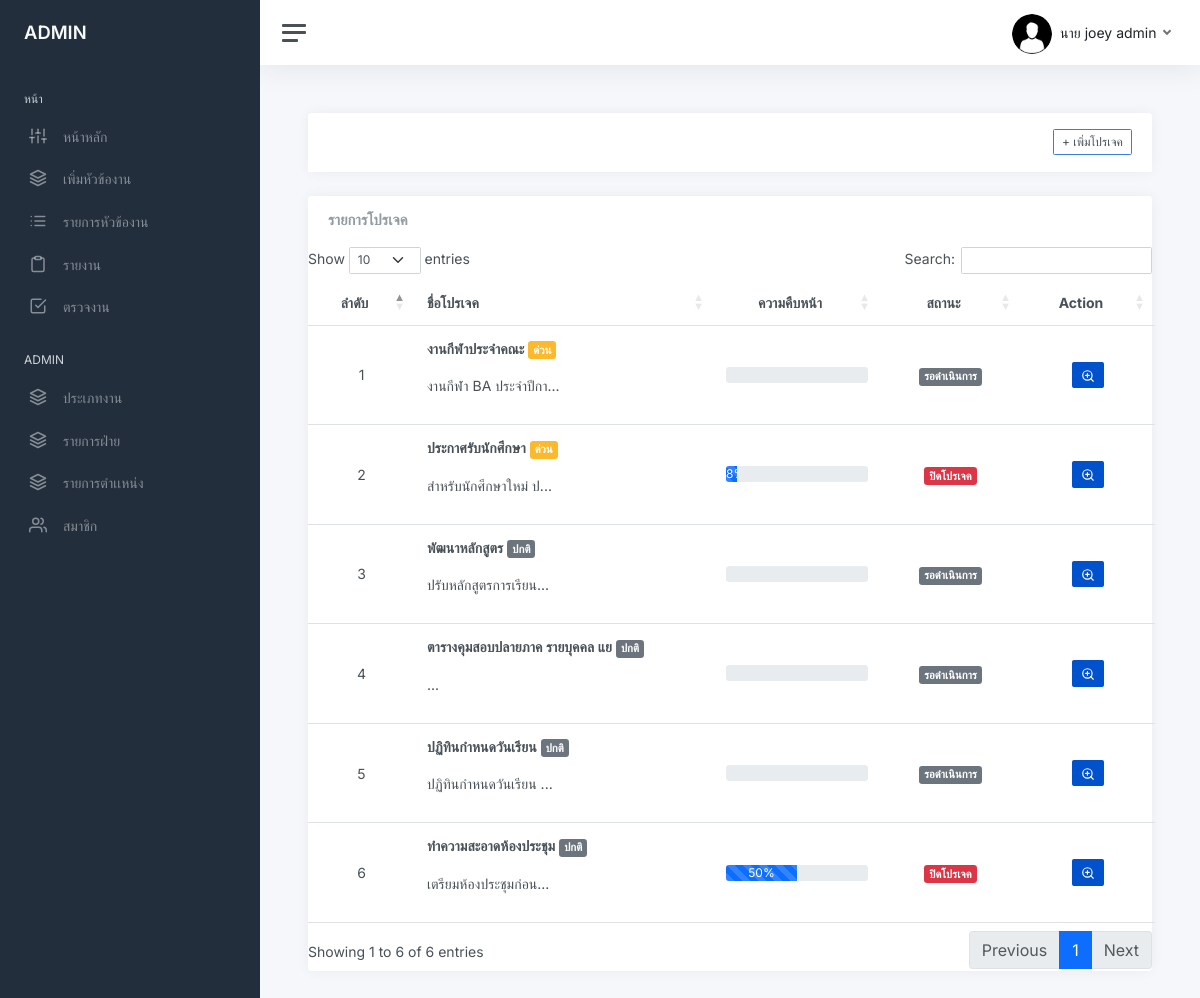
The app's page /project_list_user.php (signed in) with its own data.
### tables this page shows
CREATE TABLE `user` (
  `user_id` int(11) NOT NULL,
  `firstname` varchar(200) NOT NULL,
  `lastname` varchar(200) NOT NULL,
  `email` varchar(200) NOT NULL,
  `password` varchar(255) NOT NULL,
  `role_id` int(11) DEFAULT NULL,
  `avatar` varchar(255) DEFAULT NULL,
  `date_created` timestamp NOT NULL DEFAULT current_timestamp() ON UPDATE current_timestamp(),
  `status_user` int(11) NOT NULL,
  `tel` varchar(255) NOT NULL,
  `line_token` varchar(255) NOT NULL,
  `idcard` varchar(13) NOT NULL,
  `department_id` int(11) NOT NULL,
  `shortname_id` int(11) NOT NULL,
  `status_user2` int(11) NOT NULL
);

CREATE TABLE `project` (
  `project_id` int(11) NOT NULL,
  `name_project` varchar(255) NOT NULL,
  `description` text NOT NULL,
  `status_1` tinyint(4) NOT NULL,
  `create_project` timestamp NOT NULL DEFAULT current_timestamp() ON UPDATE current_timestamp(),
  `start_date` datetime NOT NULL,
  `end_date` datetime NOT NULL,
  `manager_id` int(11) NOT NULL,
  `status_2` int(11) NOT NULL,
  `id_jobtype` int(11) NOT NULL,
  `progress_project` float NOT NULL
);

### project_list_user.php (the view, shortened to what this page needs)
<?php
    require_once 'connect.php';
?>
<!DOCTYPE html>
<html lang="en">
<?php include "head.php"?>
<body>
<link rel="stylesheet" type="text/css" href="https://cdn.datatables.net/1.13.2/css/dataTables.bootstrap5.min.css"
<?php include "sidebar.php"?>
<form action="" method="post" class="form-horizontal" enctype="multipart/form-data">
    <main class="content">
    <?php if($level != $maxlevel ): ?>
        <div class="col-lg-12">
            <div class="card card-outline card-success">
                <div class="container-fluid p-0">
                    <div class="card-header">
                        <div class="d-flex justify-content-end">
                            <a class="btn btn-block btn-sm btn-default btn-flat border-primary" href="addproject_page.php"><i class="fa fa-plus"></i>  + เพิ่มโปรเจค</a>
                        </div>
                    </div>
                </div>
            </div>
        </div>
        <?php endif; ?>
                    <div class="card flex-fill">
                        <div class="card-header">
                            <h5 class="card-title mb-0">รายการโปรเจค</h5>
                        </div>
                        <div class="table-responsive-xl">
                                <table class="table table-hover" id="example">
                                <thead>
                                    <tr>
                                    <th class="id-col text-center">ลำดับ</th>
                                    <th class="name-col">ชื่อโปรเจค</th>
                                    <th class="progress-col text-center">ความคืบหน้า</th>
                                    <th class="status-col text-center ">สถานะ</th>
                                    <th class="action-col text-center">Action</th>
                                    </tr>
                                </thead>
                                <tbody>
                                    <?php
                                        $i = 1;
                                        $where = "";
                                        $sql = "SELECT * FROM project  $where order by end_date,status_2  DESC ";
                                        $qry = $db->query($sql);
                                        $qry->execute();
                                        while ($row = $qry->fetch(PDO::FETCH_ASSOC)){
                                    ?>
                                        <tr>
                                        <td class="id-col"><?php echo $i++ ?></td>
                                                <td>
                                                    <p><b><?php echo mb_substr($row['name_project'],0,30);?></b>
                                                    <?php showstatpro2($row['status_2'])?>
                                                </p>
                                                    <p class="truncate"><?php echo mb_substr($row['description'],0,20).'...';  ?></p>
                                                </td>
                                                <td class="progress-col">
                                                <div class="progress ">
                                                    <div class="progress-bar progress-bar-striped progress-bar-animated" role="progressbar" style="width: <?php echo $row['progress_project']?>%" ><?php echo $row['progress_project']?>%</div>
                                                </div>
                                            </td>
                                            <td class="status-col">
                                                 <?php showstatpro($row['status_1']);  ?>
                                            </td>
                                            <td class="action-col">
                                                 <a class="btn btn-bitbucket btn-sm" title="ดูรายละเอียด"  href="view_project.php?view_id=<?php echo $row['project_id']?>"><i data-feather="zoom-in"></i></a>
                                            </td>
                                        </tr>
                                    <?php } ?>
                                </tbody>
                            </table>
                            </div>
                    </div>
        </main>
</form>
    </body>
</html>

### sidebar.php (shortened to what this page needs)
<?php
include "head.php";
include "funtion.php";
		if (isset($_SESSION['user_login'])) {
			$user_id = $_SESSION['user_login'];
			$sql = "SELECT *,concat(firstname,' ',lastname) as name FROM user AS u  natural JOIN position  WHERE u.user_id = $user_id ";
			$stmt = $db->prepare($sql);
			$stmt->execute();
			$row = $stmt->fetch(PDO::FETCH_ASSOC);
		}
			$level = $row['level'];
			$where ='';
			$sql2 = "SELECT MAX(level) as maxlevel , MIN(level) as minlevel FROM user as u
			left join position as p ON u.role_id = p.role_id
			left join department as d on u.department_id = d.department_id   $where ";
			$stmt2 = $db->prepare($sql2);
			$stmt2->execute();
			$row2 = $stmt2->fetch(PDO::FETCH_ASSOC);
			$maxlevel = $row2['maxlevel'];
?>
<div class="wrapper">
		<nav id="sidebar" class="sidebar js-sidebar">
			<div class="sidebar-content js-simplebar">
				<a class="sidebar-brand" href="index.php">
				<?php if($level == 1): ?>
				<span class="align-middle">ADMIN <?php ?></span>
				<?php endif; ?>
				</a>
				<ul class="sidebar-nav">
					<li class="sidebar-header">
						หน้า
					</li>
					<li class="sidebar-item">
						<a class="sidebar-link" href="index.php">
              <i class="align-middle" data-feather="sliders"></i> <span class="align-middle">หน้าหลัก</span>
            </a>
					</li>
					<?php if($level != $maxlevel): ?>
						<li class="sidebar-item">
						<a class="sidebar-link" href="addproject_page.php">
              <i class="align-middle" data-feather="layers"></i> <span class="align-middle">เพิ่มหัวข้องาน</span>
            </a>
					<?php endif; ?>
					<li class="sidebar-item">
						<a data-bs-target="#project_list" data-bs-toggle="collapse" class="sidebar-link collapsed" aria-expanded="false">
							<i class="align-middle" data-feather="list"></i>
							 <span class="align-middle">
							 รายการหัวข้องาน
							</span>
						</a>
					</li>
			<li class="sidebar-item">
				<a data-bs-target="#report" data-bs-toggle="collapse" class="sidebar-link collapsed" aria-expanded="false">
					<i class="align-middle" data-feather="clipboard"></i>
						<span class="align-middle">
						รายงาน
					</span>
				</a>
			</li>
					<?php if($level != $maxlevel): ?>
					<li class="sidebar-item">
						<a class="sidebar-link" href="checktask_list.php">
              <i class="align-middle" data-feather="check-square"></i> <span class="align-middle">ตรวจงาน</span>
            </a>
			<?php endif; ?>
					</li>
					<?php if(($level == 1) ): ?>
					<li class="sidebar-header">
						ADMIN
					</li>
					<?php elseif($level  != $maxlevel): ?>
					<li class="sidebar-header">
						USER
					</li>
					<?php endif; ?>
					<?php if($level  != $maxlevel): ?>
						<li class="sidebar-item">
							<a class="sidebar-link"  href="jobtype_list.php">
				<i class="align-middle" data-feather="layers"></i> <span class="align-middle">ประเภทงาน</span>
							</a>
					<?php endif; ?>
					<?php if($level == 1): ?>
						<li class="sidebar-item">
							<a class="sidebar-link"  href="departmant_list.php">
				<i class="align-middle" data-feather="layers"></i> <span class="align-middle">รายการฝ่าย</span>
							</a>
						<li class="sidebar-item">
							<a class="sidebar-link"  href="position_list.php">
				<i class="align-middle" data-feather="layers"></i> <span class="align-middle">รายการตำเเหน่ง</span>
							</a>
					<?php endif; ?>
					<?php if($level <=2): ?>
					<li class="sidebar-item">
						<a data-bs-target="#user" data-bs-toggle="collapse" class="sidebar-link collapsed" aria-expanded="false">
							<i class="align-middle" data-feather="users"></i>
							 <span class="align-middle">
								สมาชิก
							</span>
						</a>
					</li>
					<?php endif; ?>
				</ul>
			</div>
		</nav>
		<div class="main">
			<nav class="navbar navbar-expand navbar-light navbar-bg">
				<a class="sidebar-toggle js-sidebar-toggle">
          <i class="hamburger align-self-center"></i>
        </a>
				<div class="navbar-collapse collapse">
					<ul class="navbar-nav navbar-align">
							<a class="nav-link dropdown-toggle d-none d-sm-inline-block" href="#" data-bs-toggle="dropdown">
							<?php if($row['avatar'] !=""){?>
                				<img src="img/avatars/<?php echo $row['avatar'] ?>" class="avatar rounded-circle rounded me-1" alt="" > <span class="text-dark"> <?php echo $row['firstname'] . ' ' . $row['lastname'] ?></span>
							<?php }else{?>
								<img src="img/avatars/09.jpg" class="avatar rounded-circle rounded me-1" alt="" > <span class="text-dark"> <?php echo  showshortname($row['shortname_id']) . ' ' . $row['firstname'] . ' ' . $row['lastname'] ?></span>
 							<?php }?>
              				</a>
					</ul>
				</div>
			</nav>

### funtion.php (shortened to what this page needs)
<?php
    function showstatpro($status){
        $stat1 = array("","รอดำเนินการ","เลยระยะเวลา","ปิดโปรเจค");
        if($status =='1'){
            echo "<span class='badge bg-secondary'>".$stat1[$status]."</span>";
        }elseif($status =='2'){
            echo "<span class='badge bg-warning'>".$stat1[$status]."</span>";
        }elseif($status =='3'){
            echo "<span class='badge bg-danger'>".$stat1[$status]."</span>";
        }
    }
    function showstatpro2($status_2){
        $stat2 = array("","ปกติ","ด่วน","ด่วนมาก");
    if ($status_2 == '1') {
        echo " "."<span class='badge bg-secondary'>".$stat2[$status_2]."</span>";
    }else if($status_2== '2'){
        echo " "."<span class='badge bg-warning'>".$stat2[$status_2]."</span>";
    }else if($status_2 == '3'){
        echo " "."<span class='badge bg-danger'>".$stat2[$status_2]."</span>";
        }
    }
    function showshortname($shortname){
        if($shortname =='1'){
            return "นาย";
        }elseif($shortname =='2'){
            return "นางสาว";
        } elseif($shortname =='9'){
            return "นาง";
        } elseif($shortname =='3'){
            return "ดร.";
        } elseif($shortname =='4'){
        return "ผศ.";
        } elseif($shortname =='5'){
            return "รศ.";
        } elseif($shortname =='6'){
            return "ศ.";
        } elseif($shortname =='7'){
            return "ผศ.ดร.";
        } elseif($shortname =='8'){
            return "ศ.ดร.";
        }elseif($shortname =='10'){
            return "อาจารย์";
        } elseif($shortname =='11'){
            return "Mr.";
        }elseif($shortname =='12'){
            return "Ms";
        }
    }
    ?>

### css/multi_select.css (style rules this page uses)
body { font-family: 'Courier New', Courier, monospace; font-size: 14px; }

### css/csstablesiza.css (style rules this page uses)
@media screen and (max-width: 1400px) { .table th.id-col, .table th.name-col, .table th.progress-col, .table th.assign-col, .table th.status-col, .table td.id-col, .table td.name-col, .table td.progress-col, .table td.assign-col, .table td.status-col { width: auto; } }
.id-col { text-align: center; }
.progress-col { text-align: center; }
.status-col { text-align: center; }
.action-col { text-align: center; }

### records on screen
user: shortname "นาย", firstname "joey", lastname "admin"
project: name_project "งานกีฬาประจำคณะ", status_2 "ด่วน", description "งานกีฬา BA ประจำปีกา", status_1 "รอดำเนินการ"
project: name_project "ประกาศรับนักศึกษา", status_2 "ด่วน", description "สำหรับนักศึกษาใหม่ ป", progress_project "8", status_1 "ปิดโปรเจค"
project: name_project "พัฒนาหลักสูตร", status_2 "ปกติ", description "ปรับหลักสูตรการเรียน", status_1 "รอดำเนินการ"
project: name_project "ตารางคุมสอบปลายภาค รายบุคคล แย", status_2 "ปกติ", status_1 "รอดำเนินการ"
project: name_project "ปฏิทินกำหนดวันเรียน", status_2 "ปกติ", description "ปฏิทินกำหนดวันเรียน", status_1 "รอดำเนินการ"
project: name_project "ทำความสะอาดห้องประชุม", status_2 "ปกติ", description "เตรียมห้องประชุมก่อน", progress_project "50", status_1 "ปิดโปรเจค"
